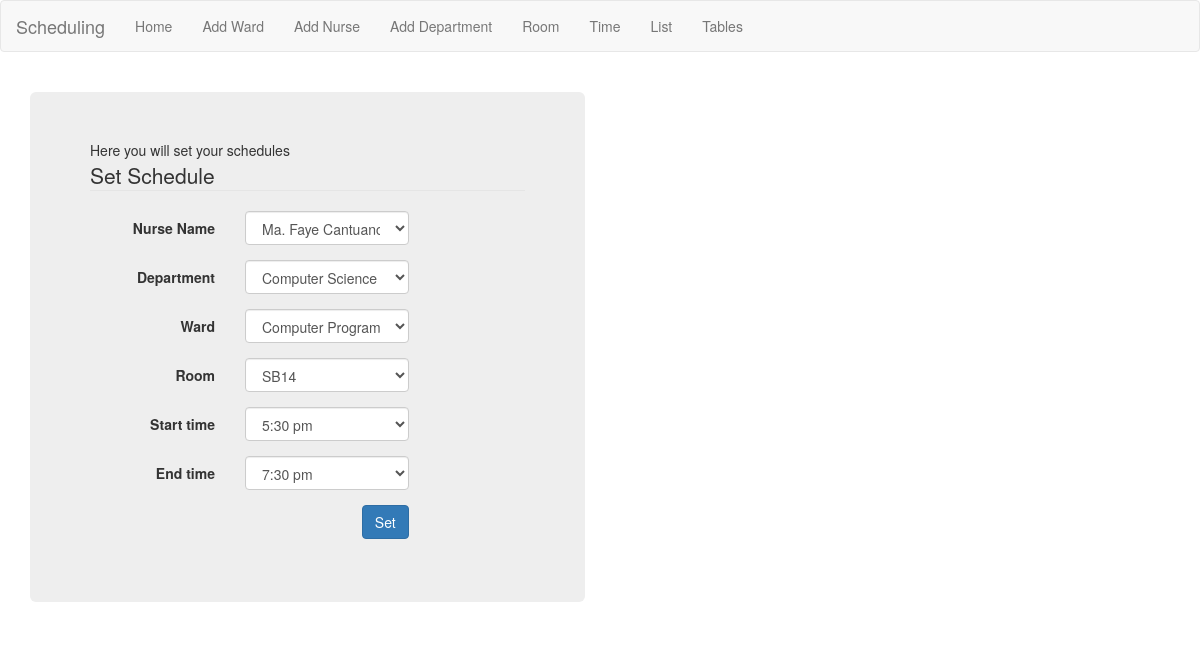
The app's page /home.php with its own data.
### tables this page shows
CREATE TABLE IF NOT EXISTS `faculty` (
  `faculty_id` int(11) NOT NULL AUTO_INCREMENT,
  `faculty_name` varchar(250) NOT NULL,
  `designation` varchar(250) NOT NULL,
  PRIMARY KEY (`faculty_id`)
);

CREATE TABLE IF NOT EXISTS `subject` (
  `subject_id` int(11) NOT NULL AUTO_INCREMENT,
  `subject_code` varchar(250) NOT NULL,
  `subject_description` varchar(250) NOT NULL,
  PRIMARY KEY (`subject_id`)
);

CREATE TABLE IF NOT EXISTS `rooms` (
  `id` int(11) NOT NULL AUTO_INCREMENT,
  `room` varchar(250) NOT NULL,
  PRIMARY KEY (`id`)
);

CREATE TABLE IF NOT EXISTS `timer` (
  `id` int(11) NOT NULL AUTO_INCREMENT,
  `start_time` varchar(250) NOT NULL,
  `end_time` varchar(250) NOT NULL,
  PRIMARY KEY (`id`)
);

### home.php (the view, shortened to what this page needs)
<?php
$hostname = "localhost";
$username = "root";
$password = "";
$databaseName = "insertion";
$connect = mysqli_connect($hostname, $username, $password, $databaseName);
$query = "SELECT * FROM `course`";
$result1 = mysqli_query($connect, $query);
$query = "SELECT * FROM `faculty`";
$result2 = mysqli_query($connect, $query);
$options = "";
while($row2 = mysqli_fetch_array($result2))
{
    $options = $options."<option>$row2[1]</option>";
}
?>
<?php
   include_once("header.php");
   include_once("navbar.php");
?>
<html>
<head>
</head>
<body>
<br><div class="container">
  <div class="row">
    <div class="col-lg-6">
		<div class="jumbotron">
		Here you will set your schedules
		<form class="form-horizontal" method= "post" action = "add.home.php">
			<fieldset>
			<legend>Set Schedule</legend>
    </head>
    <body>
        <div class="form-group">
			<label class="col-md-4 control-label" for="faculty">Nurse Name</label>
			<div class="col-md-5">
		<select id="faculty" name="faculty" class="form-control">
            <?php echo $options;?>
        </select>
		</div>
		</div>
        <div class="form-group">
			<label class="col-md-4 control-label" for="Course">Department</label>
			<div class="col-md-5">
		<select  id="course" name="course"  class="form-control">
            <?php while($row1 = mysqli_fetch_array($result1)):;?>
            <option  value="<?php echo $row1[2];?>"><?php echo $row1[2];?></option>
            <?php endwhile;?>
        </select>
		</div>
    </div>
    </body>
</head>
</html>
<?php
$hostname = "localhost";
$username = "root";
$password = "";
$databaseName = "insertion";
$connect = mysqli_connect($hostname, $username, $password, $databaseName);
$query = "SELECT * FROM `subject`";
$result2 = mysqli_query($connect, $query);
$options = "";
while($row2 = mysqli_fetch_array($result2))
{
    $options = $options."<option>$row2[2]</option>";
}
?>
<html>
<head>
</head>
<body>
    </head>
    <body>
        <div class="form-group">
			<label class="col-md-4 control-label" for="subject">Ward</label>
			<div class="col-md-5">
		<select  id="subject" name="subject"  class="form-control">
            <?php echo $options;?>
        </select>
		</div>
		</div>
		<?php
$hostname = "localhost";
$username = "root";
$password = "";
$databaseName = "insertion";
$connect = mysqli_connect($hostname, $username, $password, $databaseName);
$query = "SELECT * FROM `rooms`";
$result2 = mysqli_query($connect, $query);
$options = "";
while($row2 = mysqli_fetch_array($result2))
{
    $options = $options."<option>$row2[1]</option>";
}
?>
<html>
<head>
</head>
<body>
    </head>
    <body>
        <div class="form-group">
			<label class="col-md-4 control-label" for="room">Room</label>
			<div class="col-md-5">
		<select  id="room" name="room"  class="form-control">
            <?php echo $options;?>
        </select>
		</div>
		</div>
<?php
$hostname = "localhost";
$username = "root";
$password = "";
$databaseName = "insertion";
$connect = mysqli_connect($hostname, $username, $password, $databaseName);
$query = "SELECT * FROM `timer`";
$result2 = mysqli_query($connect, $query);
$options = "";
while($row2 = mysqli_fetch_array($result2))
{
    $options = $options."<option>$row2[1]</option>";
}
?>
<html>
<head>
</head>
<body>
    </head>
    <body>
        <div class="form-group">
			<label class="col-md-4 control-label" for="start_time">Start time</label>
			<div class="col-md-5">
		<select  id="start_time" name="start_time" class="form-control">
		  <?php echo $options;?>
        </select>
		</div>
    </div>
    </body>
</head>
</html>
<?php
$hostname = "localhost";
$username = "root";
$password = "";
$databaseName = "insertion";
$connect = mysqli_connect($hostname, $username, $password, $databaseName);
$query = "SELECT * FROM `timer`";
$result2 = mysqli_query($connect, $query);
$options = "";
while($row2 = mysqli_fetch_array($result2))
{
    $options = $options."<option>$row2[2]</option>";
}
?>
    </head>
    <body>
        <div class="form-group">
			<label class="col-md-4 control-label" for="end_time">End time</label>
			<div class="col-md-5">
		<select  id="end_time" name="end_time" class="form-control">
            <?php echo $options;?>
        </select>
		</div>
		</div>
				<div class="form-group"  align="right">
				  <label class="col-md-4 control-label" for="submit"></label>
				  <div class="col-md-5">
					<button id="submit" name="insert" class="btn btn-primary"> Set </button>
				  </div>
				</div>
    </body>
</head>
</html>

### home.php (style rules this page uses)
body { background-color: white; }

### records on screen
faculty: faculty "Ma. Faye Cantuanco"
subject: subject "Computer Programming 1"
rooms: room "SB14"
timer: start_time "5:30 pm", end_time "7:30 pm"

### other values on screen
form field course "Computer Science"
